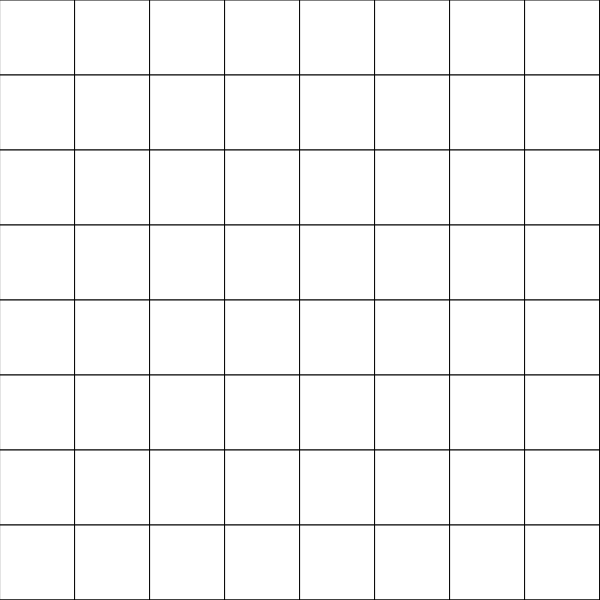
Frame 1 (no input)
Frame 2 (the mouse pressed at the canvas centre, redrawn once): identical to frame 1, image omitted

The p5.js sketch that drew this single still picture (run headless with seeded random() and noise() and a simulated clock; the mouse was pressed at the canvas centre and the sketch redrawn once):

// p5.js sketch
// ── sketch.js
//Chess Board

let squareWidthApart = 0;
let squareHeightApart = 0;

function setup() {
  createCanvas(600, 600);
  noLoop();
}

function chessBoard() {
  for (let i = 0; i <= 10; i++) {
    for (let j = 0; j <= 10; j++) {
      rect(squareWidthApart, squareHeightApart, 75, 75);
      squareWidthApart += 75;
      
    }
    squareHeightApart += 75;
    squareWidthApart = 0;
  }
}

function draw() {
  chessBoard();

}
